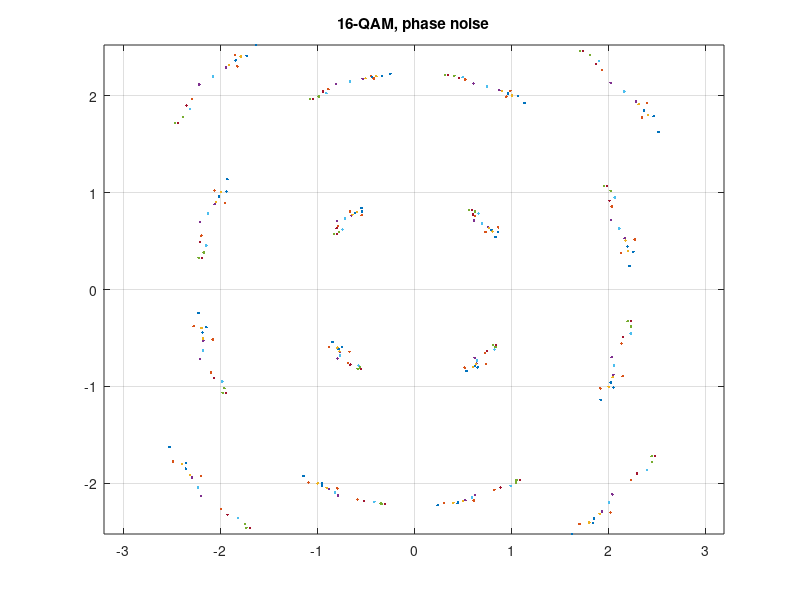

This chart was generated by the following MATLAB code:
% 16-QAM + фазовый шум
% Круговое размытие созвездия

phn = 0.15;
points = sqrt(2)*((0:3)-1.5);
[Ix, Iy] = meshgrid(points, points);
Iq = Ix(:) + 1i*Iy(:);
rx = Iq .* exp(1i*randn(1, numel(Iq))*phn) + randn(1, numel(Iq))*0.05;
figure;
plot(real(rx), imag(rx), '.');
title('16-QAM, phase noise'); axis equal; grid on;

%{
@play
{
 "title": "16-QAM + phase noise",
 "groups": [
  {
   "name": "Heterodyne",
   "controls": [
    {
     "var": "phn",
     "label": "phase noise σ",
     "min": 0.02,
     "max": 0.4,
     "step": 0.02,
     "default": 0.15
    }
   ]
  }
 ]
}
%}
